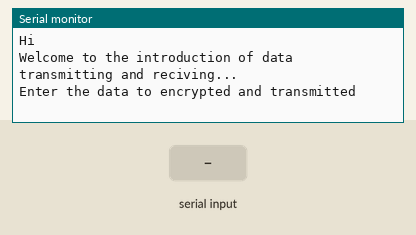
A sketch run on a simulated Arduino Uno, built with avr-gcc and run on an emulated ATmega328P. On the bench: the last lines printed to the serial monitor. Inputs (shaded band) come from the test bench.

Above: at 1.2 s.
1.3 s: "1" received over Serial
At 3.2 s:
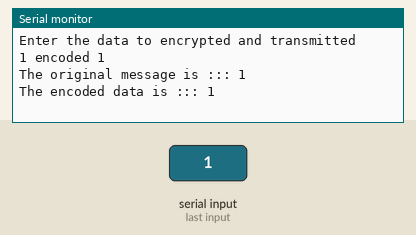
3.8 s: "1" received over the second serial link
At 4.7 s:
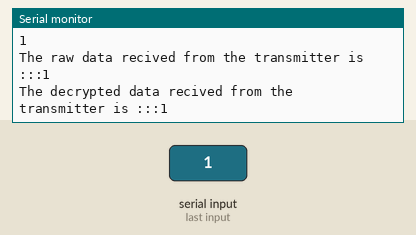
5.3 s: "0" received over Serial
At 6.63 s:
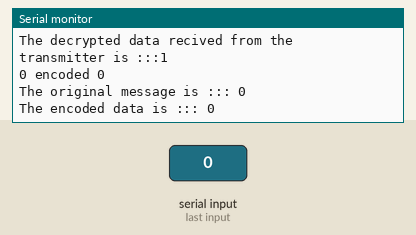
6.8 s: "0" received over the second serial link
At 8.2 s:
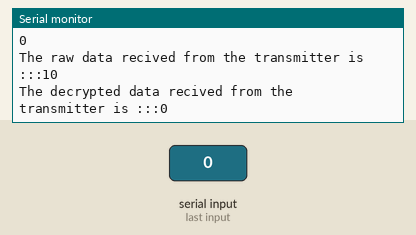

The sketch:

improvised.ino
```cpp
#include<SoftwareSerial.h>
#include<string.h>
int tx=4,rx=3,i=0;
String st,en_str,raw,de_str;
int d;
char str;
SoftwareSerial xbee=SoftwareSerial(rx,tx);             //for serial communication

void setup()
{
 Serial.begin(9600);
 xbee.begin(9600);
 Serial.println("Hi\nWelcome to the introduction of data transmitting and reciving...\n");
 Serial.println("Enter the data to encrypted and transmitted\n");
}

void loop()
{
  if(xbee.available()>0)
{
 while(xbee.available()>0)
 {
  str=xbee.read();
  Serial.println(str);
  char a = str - i;              //Decryption procedure
  raw+=str;                     //Encrypted string
  de_str+=a;                   //Decrypted string
  i++;
 }
Serial.print("The raw data recived from the transmitter is :::");
Serial.println(raw);
Serial.print("The decrypted data recived from the transmitter is :::");
Serial.println(de_str);
i=0;
de_str="";
}


 while(Serial.available()>0)
 {
  st=Serial.readString();
  d=st.length();                                 //length of string

  for(int j=0;j<d;j++)
  {
    char a=st[j]+j;                                   //encryption

    Serial.print(st[j]);
    Serial.print(" encoded ");
    Serial.println(a);
    en_str+=a;                                    //encrypted string
  }
  Serial.print("The original message is ::: ");
  Serial.println(st);
  Serial.print("The encoded data is ::: ");
  Serial.println(en_str);
  xbee.print(en_str);                                  //data transmitted
  en_str="";
 }

}
```

Measured:
- after the input at 1.3 s, the serial monitor: prints a new line after 1.0 s (image 1)
- after the input at 3.8 s, the serial monitor: prints a new line at once (image 2)
- after the input at 5.3 s, the serial monitor: prints a new line after 1.0 s (image 3)
- after the input at 6.8 s, the serial monitor: prints a new line at once (image 4)
